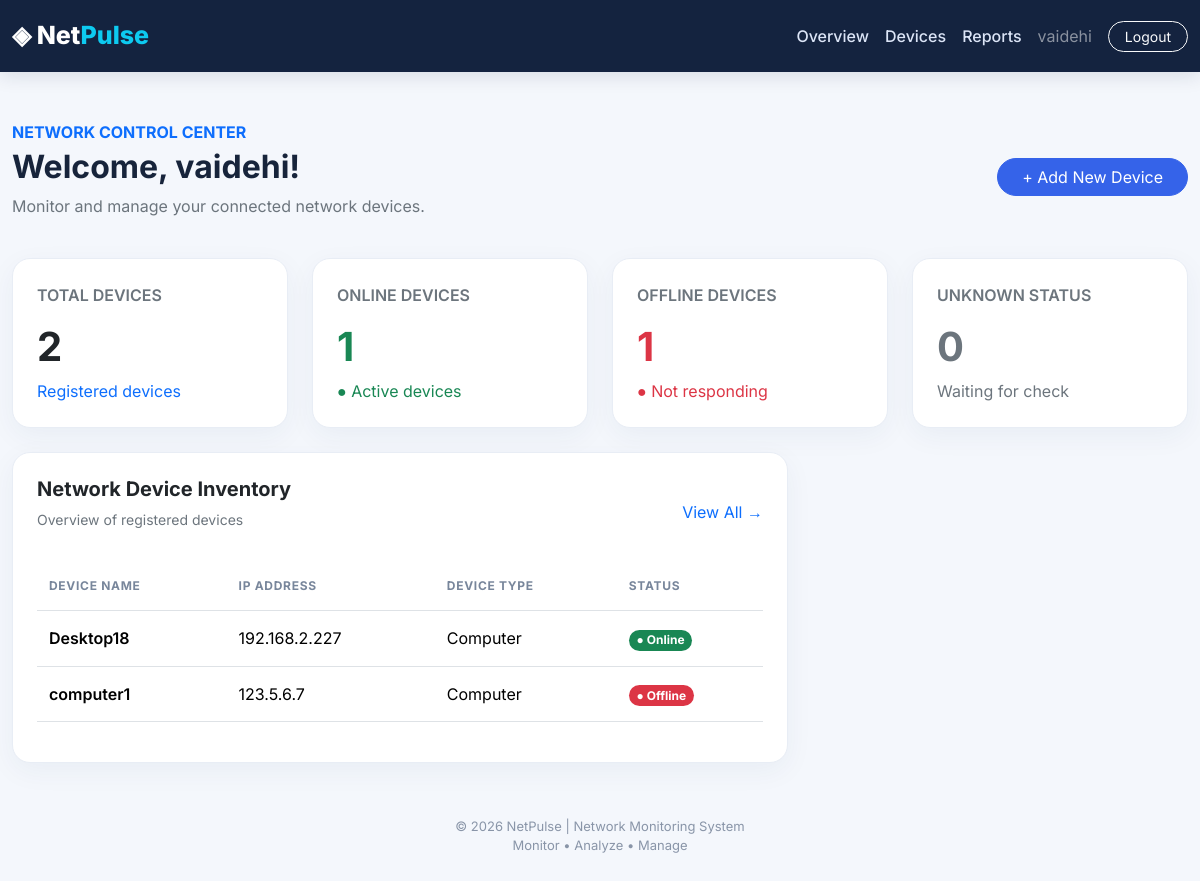
The app's page / (signed in) with its own data.
### monitoring/models.py (models this page shows, shortened)
class NetworkDevice(models.Model):
    DEVICE_TYPES = [
        ("Computer", "Computer"),
        ("Server", "Server"),
        ("Router", "Router"),
        ("Printer", "Printer"),
        ("Other", "Other"),
    ]
    STATUS_CHOICES = [
        ("Unknown", "Unknown"),
        ("Online", "Online"),
        ("Offline", "Offline"),
    ]
    device_name = models.CharField(max_length=100)
    ip_address = models.GenericIPAddressField(unique=True)
    device_type = models.CharField(max_length=30, choices=DEVICE_TYPES, default="Other")
    status = models.CharField(max_length=10, choices=STATUS_CHOICES, default="Unknown")
    response_time = models.FloatField(default=0)
    last_checked = models.DateTimeField(null=True, blank=True)
    created_at = models.DateTimeField(auto_now_add=True)
    class Meta:
        ordering = ["device_name"]

### monitoring/views.py (the view)
# urls.py: path('', views.dashboard, name='dashboard'),
@login_required
def dashboard(request):
    devices = NetworkDevice.objects.all()
    context = {
        "devices": devices[:8],
        "total": devices.count(),
        "online": devices.filter(status="Online").count(),
        "offline": devices.filter(status="Offline").count(),
        "unknown": devices.filter(status="Unknown").count(),
    }
    return render(request, "monitoring/dashboard.html", context)

### monitoring/templates/monitoring/dashboard.html (shortened to what this page needs)
{% extends "monitoring/base.html" %}
{% block content %}
<div class="d-flex justify-content-between align-items-center flex-wrap mb-4">
    <div>
        <p class="text-primary fw-bold mb-1">NETWORK CONTROL CENTER</p>
        <h2 class="fw-bold">
            Welcome, {{ user.username }}!
        </h2>
        <p class="text-secondary">
            Monitor and manage your connected network devices.
        </p>
    </div>
    <a href="{% url 'device_create' %}"
       class="btn btn-primary rounded-pill px-4">
        + Add New Device
    </a>
</div>
<div class="row g-4 mb-4">
    <div class="col-md-6 col-xl-3">
        <div class="card stat-card p-4">
            <p class="text-secondary fw-semibold">TOTAL DEVICES</p>
            <h1 class="fw-bold">{{ total }}</h1>
            <span class="text-primary">Registered devices</span>
        </div>
    </div>
    <div class="col-md-6 col-xl-3">
        <div class="card stat-card p-4">
            <p class="text-secondary fw-semibold">ONLINE DEVICES</p>
            <h1 class="fw-bold text-success">{{ online }}</h1>
            <span class="text-success">● Active devices</span>
        </div>
    </div>
    <div class="col-md-6 col-xl-3">
        <div class="card stat-card p-4">
            <p class="text-secondary fw-semibold">OFFLINE DEVICES</p>
            <h1 class="fw-bold text-danger">{{ offline }}</h1>
            <span class="text-danger">● Not responding</span>
        </div>
    </div>
    <div class="col-md-6 col-xl-3">
        <div class="card stat-card p-4">
            <p class="text-secondary fw-semibold">UNKNOWN STATUS</p>
            <h1 class="fw-bold text-secondary">{{ unknown }}</h1>
            <span class="text-secondary">Waiting for check</span>
        </div>
    </div>
</div>
<div class="row g-4 mb-4">
    <div class="col-lg-8">
        <div class="card sidebar-card p-4 h-100">
            <div class="d-flex justify-content-between align-items-center mb-3">
                <div>
                    <h5 class="fw-bold">Network Device Inventory</h5>
                    <p class="text-secondary small">
                        Overview of registered devices
                    </p>
                </div>
                <a href="{% url 'device_list' %}"
                   class="text-primary text-decoration-none">
                    View All →
                </a>
            </div>
            <div class="table-responsive">
                <table class="table align-middle">
                    <thead>
                        <tr>
                            <th>Device Name</th>
                            <th>IP Address</th>
                            <th>Device Type</th>
                            <th>Status</th>
                        </tr>
                    </thead>
                    <tbody>
                    {% for device in devices %}
                        <tr>
                            <td class="fw-semibold">
                                {{ device.device_name }}
                            </td>
                            <td>
                                {{ device.ip_address }}
                            </td>
                            <td>
                                {{ device.device_type }}
                            </td>
                            <td>
                                {% if device.status == "Online" %}
                                    <span class="badge bg-success rounded-pill">
                                        ● Online
                                    </span>
                                {% elif device.status == "Offline" %}
                                    <span class="badge bg-danger rounded-pill">
                                        ● Offline
                                    </span>
                                                                {% else %}
                                    <span class="badge bg-secondary rounded-pill">
                                        ● Unknown
                                    </span>
                                {% endif %}
                            </td>
                        </tr>
                    {% empty %}
                        <tr>
                            <td colspan="4" class="text-center text-secondary py-4">
                                No devices registered yet.
                            </td>
                        </tr>
                    {% endfor %}
                    </tbody>
                </table>
            </div>
        </div>
    </div>
</div>
{% endblock %}

### monitoring/templates/monitoring/base.html (shortened to what this page needs)
<!DOCTYPE html>
<html lang="en">
<head>
    <link href="https://cdn.jsdelivr.net/npm/bootstrap@5.3.3/dist/css/bootstrap.min.css" rel="stylesheet">
</head>
<body>
<nav class="navbar navbar-expand-lg">
    <div class="container page-wrap">
        <a class="navbar-brand" href="{% url 'dashboard' %}">
            ◈ Net<span class="text-info">Pulse</span>
        </a>
        {% if user.is_authenticated %}
        <div class="d-flex align-items-center flex-wrap gap-3">
            <a class="nav-link" href="{% url 'dashboard' %}">
                Overview
            </a>
            <a class="nav-link" href="{% url 'device_list' %}">
                Devices
            </a>
            <a class="nav-link" href="{% url 'reports' %}">
                Reports
            </a>
            <span class="text-white-50">
                {{ user.username }}
            </span>
            <form method="post" action="{% url 'logout' %}">
                <button class="btn btn-outline-light btn-sm rounded-pill px-3">
                    Logout
                </button>
            </form>
        </div>
        {% endif %}
    </div>
</nav>
<main class="container page-wrap py-4 py-lg-5">
    {% block content %}{% endblock %}
    <div class="footer">
        © 2026 NetPulse | Network Monitoring System
        <br>
        Monitor • Analyze • Manage
    </div>
</main>
</body>
</html>

### monitoring/templates/monitoring/base.html (style rules this page uses)
body { background: #f4f7fc; color: #17243b; font-family: 'Inter', sans-serif; }
.navbar { background: #14233f; min-height: 72px; box-shadow: 0 4px 18px rgba(13,31,59,.12); }
.navbar-brand { color: white !important; font-size: 25px; font-weight: 800; }
.nav-link { color: #dce5f7 !important; font-weight: 500; }
.page-wrap { max-width: 1250px; }
.sidebar-card, .stat-card { background: white; border: 1px solid #e8edf5; border-radius: 18px; box-shadow: 0 8px 28px rgba(29,52,89,.05); }
.stat-card { transition: transform .2s, box-shadow .2s; }
.btn-primary { background: #3563e9; border-color: #3563e9; }
.footer { color: #8995a8; font-size: 13px; text-align: center; padding: 30px 0; }
.table thead th { color: #78869b; font-size: 12px; text-transform: uppercase; letter-spacing: .7px; }
.table td, .table th { padding: 15px 12px; }

### records on screen
NetworkDevice: device_name "Desktop18", ip_address "192.168.2.227", device_type "Computer", status "● Online"
NetworkDevice: device_name "computer1", ip_address "123.5.6.7", device_type "Computer", status "● Offline"

### other values on screen
{{ user.username }} "vaidehi"
{{ total }} "2"
{{ online }} "1"
{{ offline }} "1"
{{ unknown }} "0"
